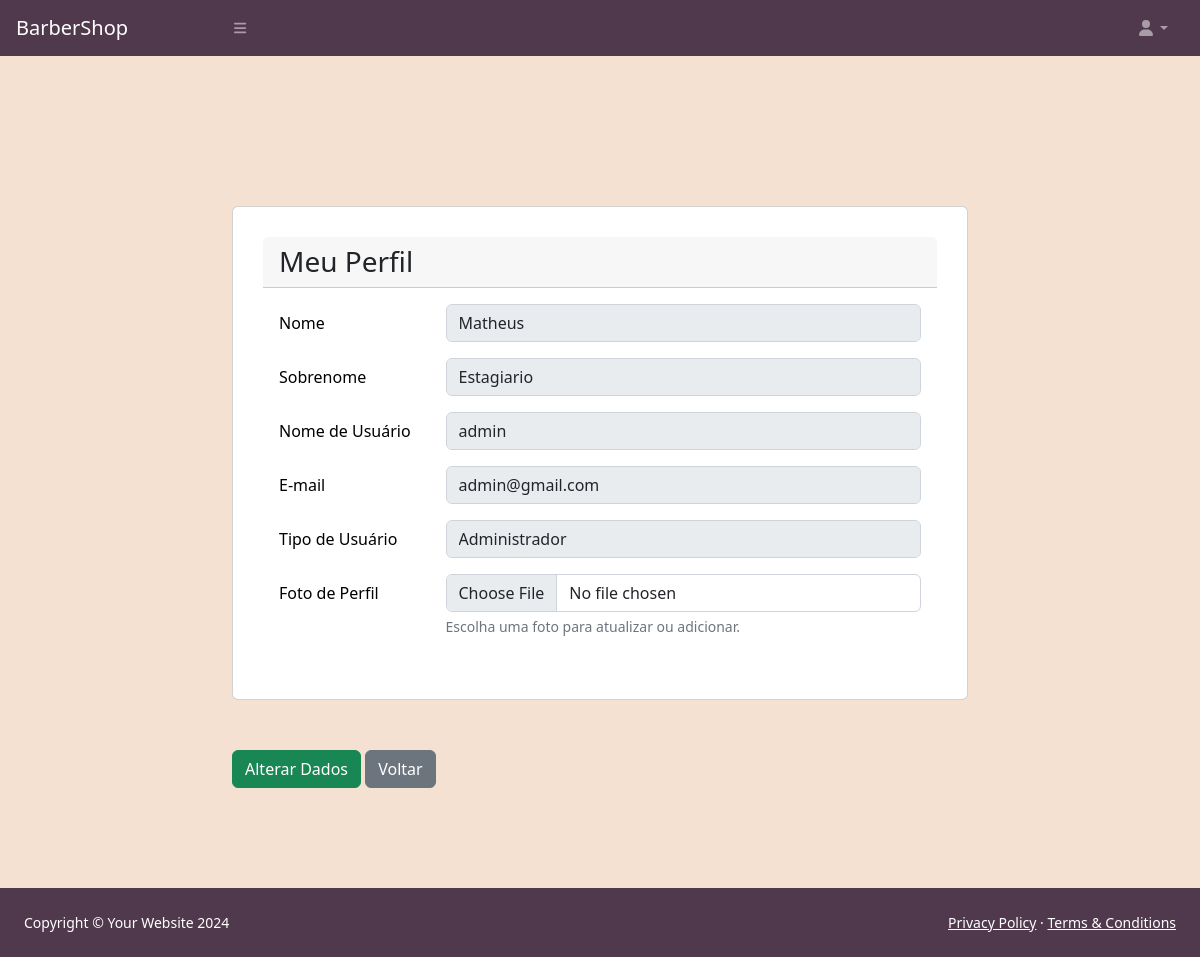
The app's page /accounts/minha/conta/ (signed in) with its own data.
### accounts/models.py (models this page shows)
class Usuario(AbstractUser):
    telefone = models.CharField(max_length=20)
    cpf = models.CharField(max_length=14, unique=True)
    imagem = models.ImageField(upload_to="images/%Y/%m/%d/", null=True, blank=True)

### accounts/views/views.py (the view)
# urls.py: path('minha/conta/', minha_conta, name="minha_conta"),
@login_required
def minha_conta(request):
    user = request.user
    context = {
        'user':user
    }
    return render(request, 'registration/minha_conta.html', context)

### accounts/templates/registration/minha_conta.html (shortened to what this page needs)
{% extends 'assets/static/base.html' %}
{% block content %}
  <div class="container">
    <div class="row justify-content-center">
      <div class="col-md-8">
        <div class="card">
          <div class="card-header">
            <h3 class="mb-0 text-dark">Meu Perfil</h3>
          </div>
          <div class="card-body">
            <form class="form" role="form" autocomplete="off" enctype="multipart/form-data">
              <div class="form-group row">
                <label class="col-lg-3 col-form-label form-control-label">Nome</label>
                <div class="col-lg-9">
                  <input class="form-control" type="text" value="{{ user.first_name }}" readonly>
                </div>
              </div>
              <div class="form-group row">
                <label class="col-lg-3 col-form-label form-control-label">Sobrenome</label>
                <div class="col-lg-9">
                  <input class="form-control" type="text" value="{{ user.last_name }}" readonly>
                </div>
              </div>
              <div class="form-group row">
                <label class="col-lg-3 col-form-label form-control-label">Nome de Usuário</label>
                <div class="col-lg-9">
                  <input class="form-control" type="text" value="{{ user.username }}" readonly>
                </div>
              </div>
              <div class="form-group row">
                <label class="col-lg-3 col-form-label form-control-label">E-mail</label>
                <div class="col-lg-9">
                  <input class="form-control" type="email" value="{{ user.email }}" readonly>
                </div>
              </div>
              <div class="form-group row">
                <label class="col-lg-3 col-form-label form-control-label">Tipo de Usuário</label>
                <div class="col-lg-9">
                  <input class="form-control" type="text" value="{% if user.groups.all %}{{ user.groups.all.0.name }}{% endif %}" readonly>
                </div>
              </div>
			 <div class="form-group row">
			        <label class="col-lg-3 col-form-label form-control-label">Foto de Perfil</label>
			        <div class="col-lg-9">
			            <input class="form-control" type="file" name="photo">
			            <small class="form-text text-muted">Escolha uma foto para atualizar ou adicionar.</small>
			        </div>
			    </div>
            </form>
          </div>
        </div>
	      <a href="{% url 'alterar_dados' %}" class="button btn btn-success">Alterar Dados</a>
          <a href="{% url 'home' %}" class="button btn btn-secondary">Voltar</a>
      </div>
    </div>
  </div>
{% endblock %}

### accounts/templates/registration/minha_conta.html (style rules this page uses)
.card { margin-top: 150px; margin-bottom: 50px; padding: 30px; color: black; }
.button { margin-bottom: 100px; }
body { background: #212520; }

### templates/assets/static/base.html (style rules this page uses)
body { background-color: #f4e1d2; }

### records on screen
Usuario: first_name "Matheus", last_name "Estagiario", username "admin", email "admin@gmail.com", groups.all.0.name "Administrador"
